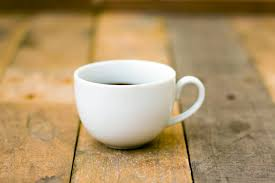
#> input picture Project-1/test1.jpg, 275 x 183 px
$ python Project1.py
#> lines starting #> are read from the running program, lines starting #| are printed output that depends on the picture; after the words box and inside, x2 and y2 are one past the last pixel; in counts of white or black regions, pixels touching at a corner belong together
# Project1.py
import os
import cv2
import numpy as np
import matplotlib.pyplot as plt
import urllib.request
import sys

def download_sample(save_path="test1.jpg"):
    """Download a sample image if no local image is found."""
    url = "https://upload.wikimedia.org/wikipedia/commons/7/7d/Dog_face.png"
    try:
        print(f"Downloading sample image from {url} ...")
        urllib.request.urlretrieve(url, save_path)
        print(f"Saved sample image as: {save_path}")
        return save_path
    except Exception as e:
        print("Failed to download sample image:", e)
        return None

def find_image(possible_names=None):
    """Return first existing image path or None."""
    if possible_names is None:
        possible_names = ["test1.jpg", "images/test1.jpg"]
    for p in possible_names:
        if os.path.exists(p):
            return p
    return None

def compute_canny_edges(gray_img):
    """Apply Gaussian blur + automatic median-based thresholds for Canny."""
    blurred = cv2.GaussianBlur(gray_img, (5, 5), 1.4)
    v = np.median(blurred)
    lower = int(max(0, 0.66 * v))
    upper = int(min(255, 1.33 * v))
    edges = cv2.Canny(blurred, lower, upper)
    return edges, lower, upper

def main():
    # 1) try to locate image in common places
    img_path = find_image(["test1.jpg", "test1.JPG", "images/test1.jpg", "images/test1.JPG"])
    if img_path is None:
        # 2) ask user (best for interactive), but we'll fallback to download sample automatically
        print("No local file 'test1.jpg' found in current folder or images/ subfolder.")
        print("The script will download a sample image automatically so it can run.")
        img_path = download_sample("test1.jpg")
        if img_path is None:
            print("Could not obtain any image. Exiting.")
            sys.exit(1)

    # 3) read the image in grayscale
    img_gray = cv2.imread(img_path, cv2.IMREAD_GRAYSCALE)
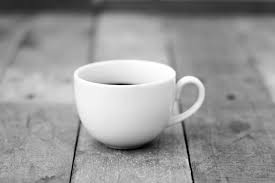
#> img_gray: shape (183, 275); min 0, max 255, mean 152.9
    if img_gray is None:
        print(f"OpenCV could not read the image at: {img_path}")
        sys.exit(1)

    # 4) compute edges
    edges, lower, upper = compute_canny_edges(img_gray)
#> in compute_canny_edges, `v = np.median(blurred)`: v = 152
#> in compute_canny_edges, `lower = int(max(0, 0.66 * v))`: lower = 100
#> in compute_canny_edges, `upper = int(min(255, 1.33 * v))`: upper = 202
#> in compute_canny_edges, `edges = cv2.Canny(blurred, lower, upper)`:
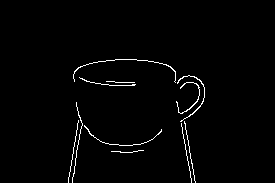
#> edges: shape (183, 275); 1.6% white in thin lines or dots, all inside (x1, y1, x2, y2) = (68, 59, 205, 183)
#> lower = 100; upper = 202
    print(f"Canny thresholds used -> lower: {lower}, upper: {upper}")
#| Canny thresholds used -> lower: 100, upper: 202

    # 5) save edge-only image
    edge_save_name = f"edges_{os.path.basename(img_path)}"
    cv2.imwrite(edge_save_name, edges)
    print(f"Saved edge image as: {edge_save_name}")

    # 6) create a combined figure and save it
    plt.figure(figsize=(10,5))
    plt.subplot(1,2,1)
    plt.title("Original (grayscale)")
    plt.axis('off')
    plt.imshow(img_gray, cmap='gray')

    plt.subplot(1,2,2)
    plt.title("Canny Edges")
    plt.axis('off')
    plt.imshow(edges, cmap='gray')

    plt.tight_layout()
    result_save = f"result_{os.path.splitext(os.path.basename(img_path))[0]}.png"
    plt.savefig(result_save, bbox_inches='tight', dpi=150)
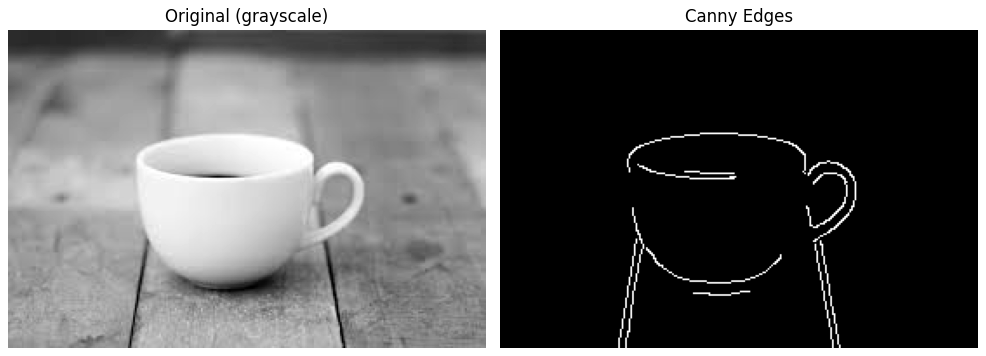
#> figure drawn by matplotlib, 2 panels
    print(f"Saved combined result as: {result_save}")

    # Show the figure (this opens a window; press close to continue)
    plt.show()

if __name__ == "__main__":
    main()

$ run again, with Project-2/test2.JPG copied over Project-1/test1.jpg
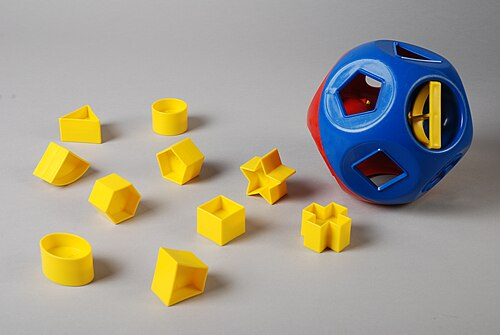
#> input picture Project-2/test2.JPG, 500 x 335 px
#> v = 173
#> in compute_canny_edges, `lower = int(max(0, 0.66 * v))`: lower = 114
#> in compute_canny_edges, `upper = int(min(255, 1.33 * v))`: upper = 230
#> in compute_canny_edges, `edges = cv2.Canny(blurred, lower, upper)`:
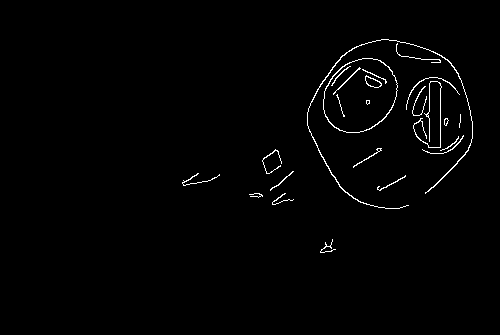
#> edges: shape (335, 500); 1.2% white in thin lines or dots, all inside (x1, y1, x2, y2) = (182, 39, 473, 253)
#> in main, `edges, lower, upper = compute_canny_edges(img_gray)`: lower = 114; upper = 230
#| Canny thresholds used -> lower: 114, upper: 230
#> in main, `plt.savefig(result_save, bbox_inches='tight', dpi=150)`:
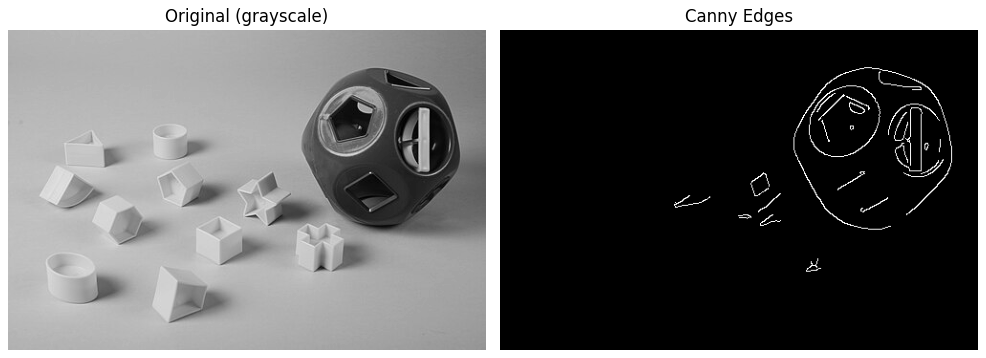
#> figure drawn by matplotlib, 2 panels

$ run again, with Project-3/test3.jpg copied over Project-1/test1.jpg
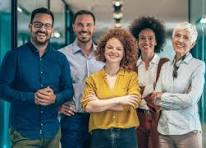
#> input picture Project-3/test3.jpg, 206 x 148 px
#> v = 111
#> in compute_canny_edges, `lower = int(max(0, 0.66 * v))`: lower = 73
#> in compute_canny_edges, `upper = int(min(255, 1.33 * v))`: upper = 147
#> in compute_canny_edges, `edges = cv2.Canny(blurred, lower, upper)`:
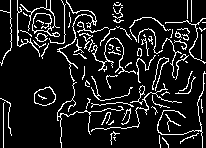
#> edges: shape (148, 206); 11.6% white in thin lines or dots
#> in main, `edges, lower, upper = compute_canny_edges(img_gray)`: lower = 73; upper = 147
#| Canny thresholds used -> lower: 73, upper: 147
#> in main, `plt.savefig(result_save, bbox_inches='tight', dpi=150)`:
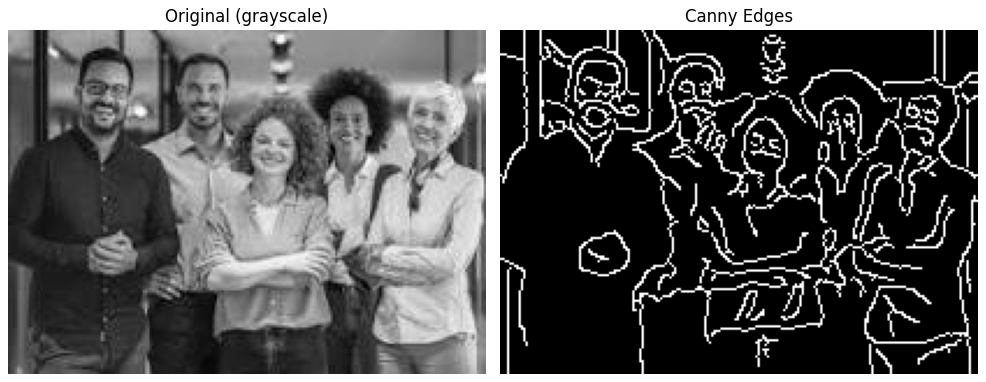
#> figure drawn by matplotlib, 2 panels
